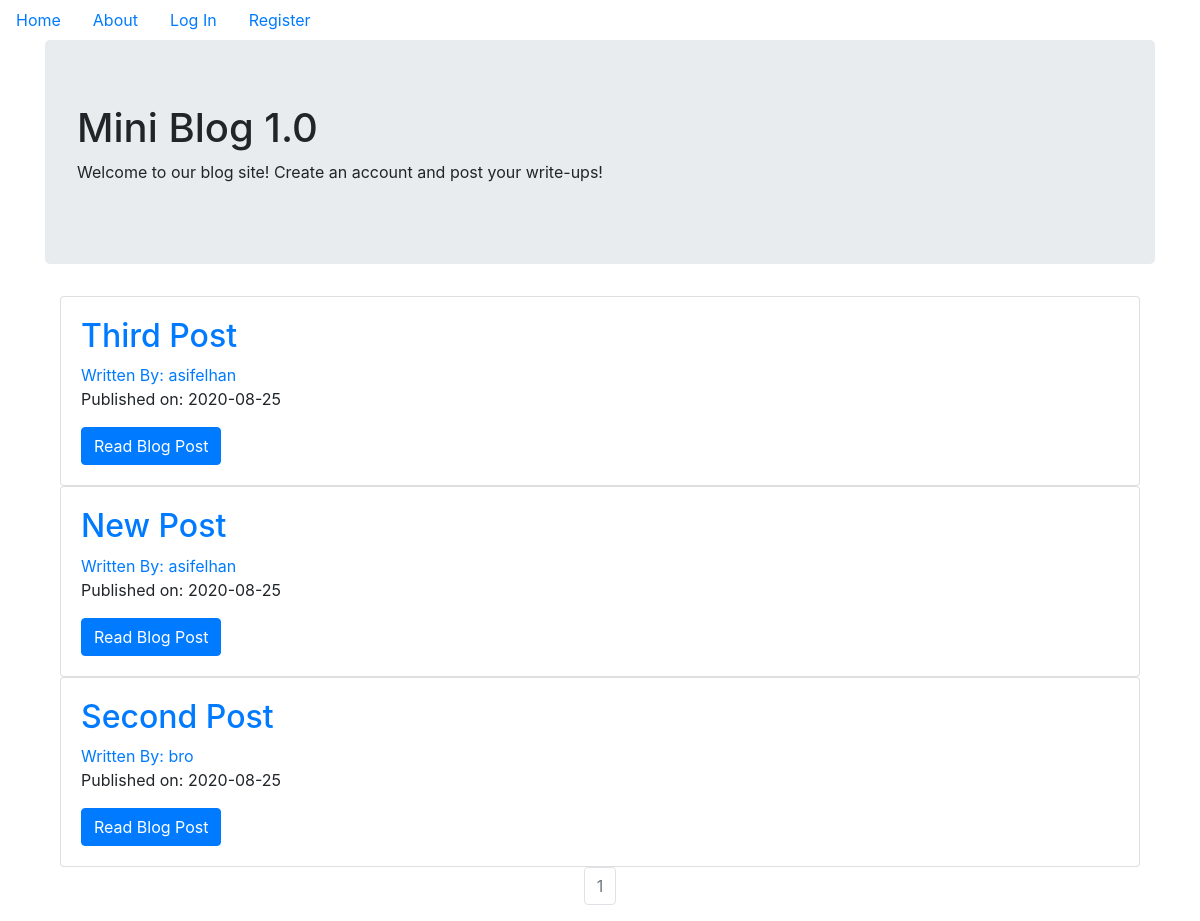
Before: / with the older database file.
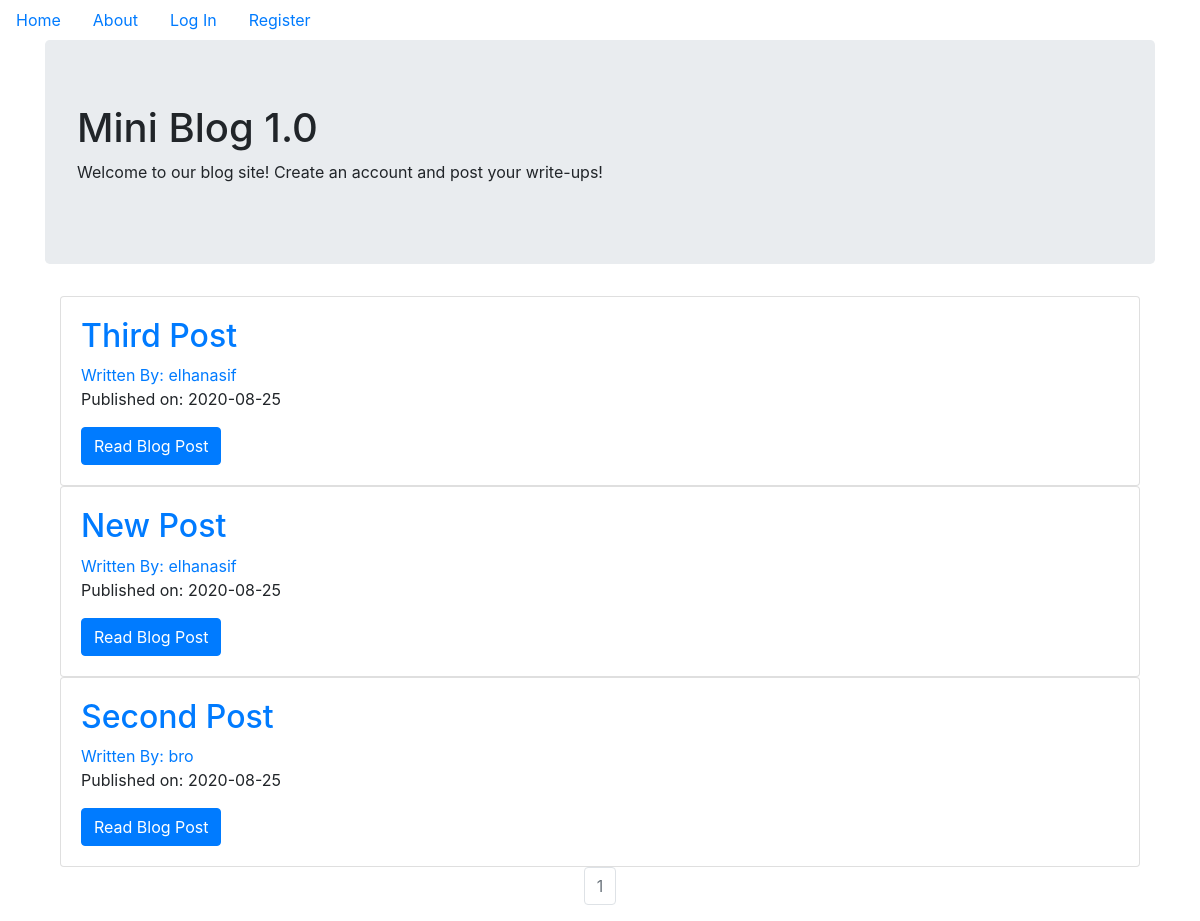
After: the same page with the newer database file.
### blogsite/models.py (models this page shows, shortened)
class BlogPost(db.Model):
    users = db.relationship (User)
    id = db.Column (db.Integer, primary_key = True)
    user_id = db.Column (db.Integer, db.ForeignKey('users.id'),nullable=False)
    date = db.Column (db.DateTime, nullable = False, default = datetime.utcnow)
    title = db.Column (db.String(140),nullable = False)
    text = db.Column (db.Text, nullable = True)

class User (db.Model, UserMixin):
    __tablename__ = 'users'
    id = db.Column (db.Integer, primary_key=True)
    profile_image = db.Column (db.String(64),nullable=False, default='default_profile.png')
    email = db.Column (db.String(64), unique=True,index = True) # what does later two attributes mean?
    username = db.Column (db.String(64),unique=True,index = True)
    password_hash = db.Column (db.String(128))
    posts = db.relationship('BlogPost', backref = 'author', lazy=True)

### blogsite/core/views.py (the view)
@core.route('/')
def index():
    page = request.args.get('page',1,type=int)
    blog_posts = BlogPost.query.order_by(BlogPost.date.desc()).paginate(page=page,per_page=7)
    return render_template('index.html',blog_posts=blog_posts)

### blogsite/templates/index.html
{% extends "base.html" %}
{% block content %}
<div class = 'jumbotron'>
    <h1>Mini Blog 1.0</h1>
    <p>Welcome to our blog site! Create an account and post your write-ups!</p>
</div>
<div class = 'container'>
    {% for post in blog_posts.items %}
        <div class = 'card'>
            <div class='card-body'>
                <h2> <a class = 'card-title' href = "{{url_for('blog_posts.blog_post',blog_post_id = post.id)}}">
                {{post.title}} </a>
                </h2>
                <a href="{{url_for('users.user_posts',username = post.author.username)}}">Written By: {{post.author.username}}</a>
                <p>Published on: {{post.date.strftime('%Y-%m-%d')}}</p>
                <a class = 'btn btn-primary' href="{{url_for('blog_posts.blog_post',blog_post_id = post.id)}}">Read Blog Post</a>
            </div>
        </div>
    {% endfor %}
</div>
<nav aria-label='Page Navigation Example'>
    <ul class="pagination justify-content-center">
        {% for page_num in blog_posts.iter_pages(left_edge=1, right_edge=1, left_current=1, right_current=2) %}
        {% if blog_posts.page == page_num %}
        <li class='page-item disabled'>
            <a class='page-link' href="{{url_for('core.index',page=page_num)}}">
                {{ page_num }}
            </a>
        </li>
        {% else %}
        <li class='page-item'>
            <a class='page-link' href="{{url_for('core.index',page=page_num)}}">
                {{ page_num }}
            </a>
        </li>
        {% endif %}
        {% endfor %}
    </ul>
</nav>
{% endblock %}

### blogsite/templates/base.html (shortened to what this page needs)
<!DOCTYPE html>
<html lang="en">
<head>
    <link rel="stylesheet" href="https://stackpath.bootstrapcdn.com/bootstrap/4.5.2/css/bootstrap.min.css"
>
</head>
<body>
    <ul class = 'nav'>
        <li class = 'nav-link'>
            <a href="{{url_for('core.index')}}">Home</a>
        </li>
        <li class='nav-link'>
            <a href="{{url_for('core.info')}}">About</a>
        </li>
        {% if current_user.is_authenticated %}
        <li class='nav-link'>
            <a href="{{url_for('users.logout')}}">Log Out</a>
        </li>
        <li class='nav-link'>
            <a href="{{url_for('users.account')}}">Account</a>
        </li>
        <li class='nav-link'>
            <a href="{{url_for('blog_posts.create_post')}}">Create Post</a>
        </li>
        {% else %}
        <li class='nav-link'>
            <a href="{{url_for('users.login')}}">Log In</a>
        </li>
        <li class='nav-link'>
            <a href="{{url_for('users.register')}}">Register</a>
        </li>
        {% endif %}
    </ul>
    <div class = 'container'>
        {% block content %}
        {% endblock %}
    </div>
</body>
</html>

Changed rows visible on the page:
changed through a linked row, BlogPost "Third Post": author.username "asifelhan" → "elhanasif"
changed through a linked row, BlogPost "New Post": author.username "asifelhan" → "elhanasif"
